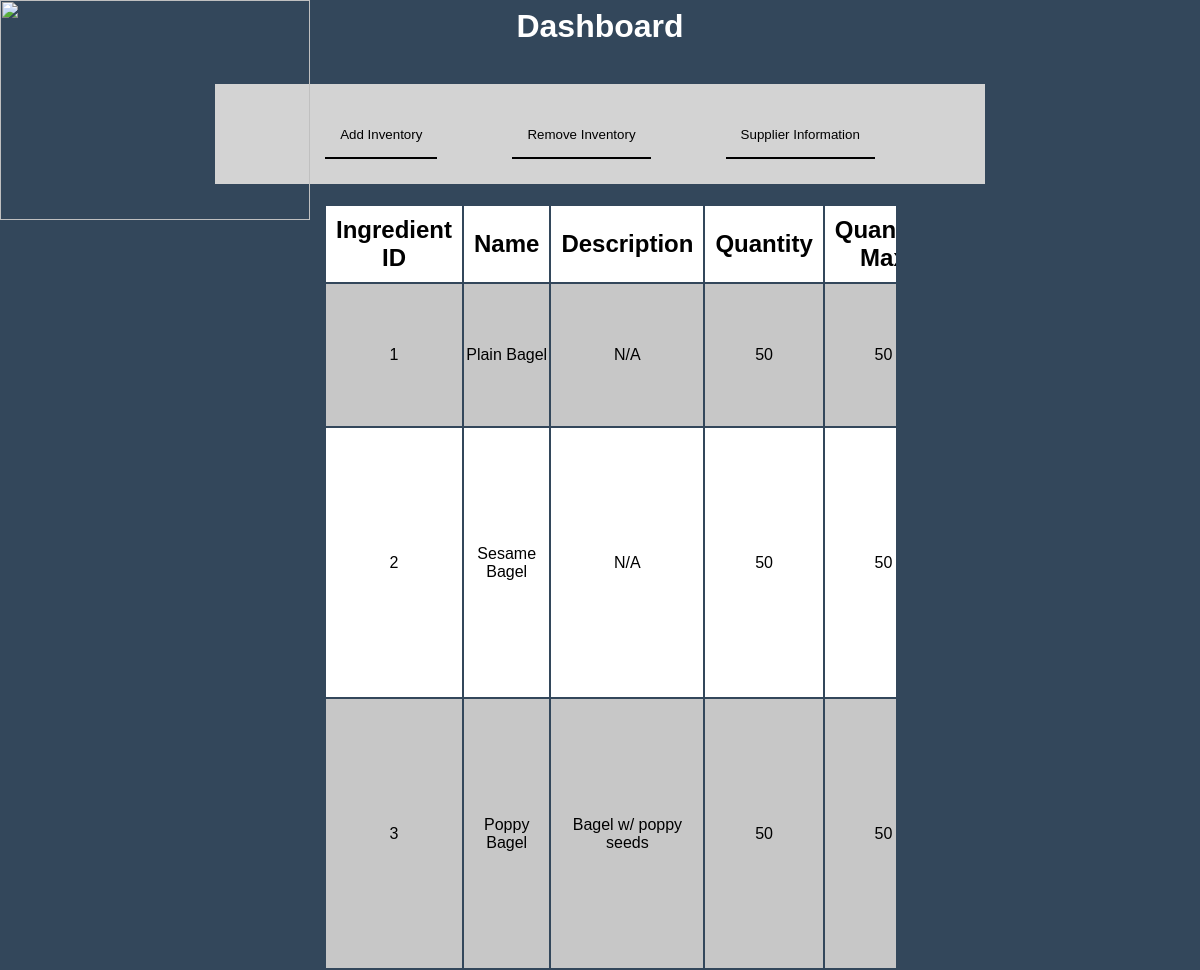
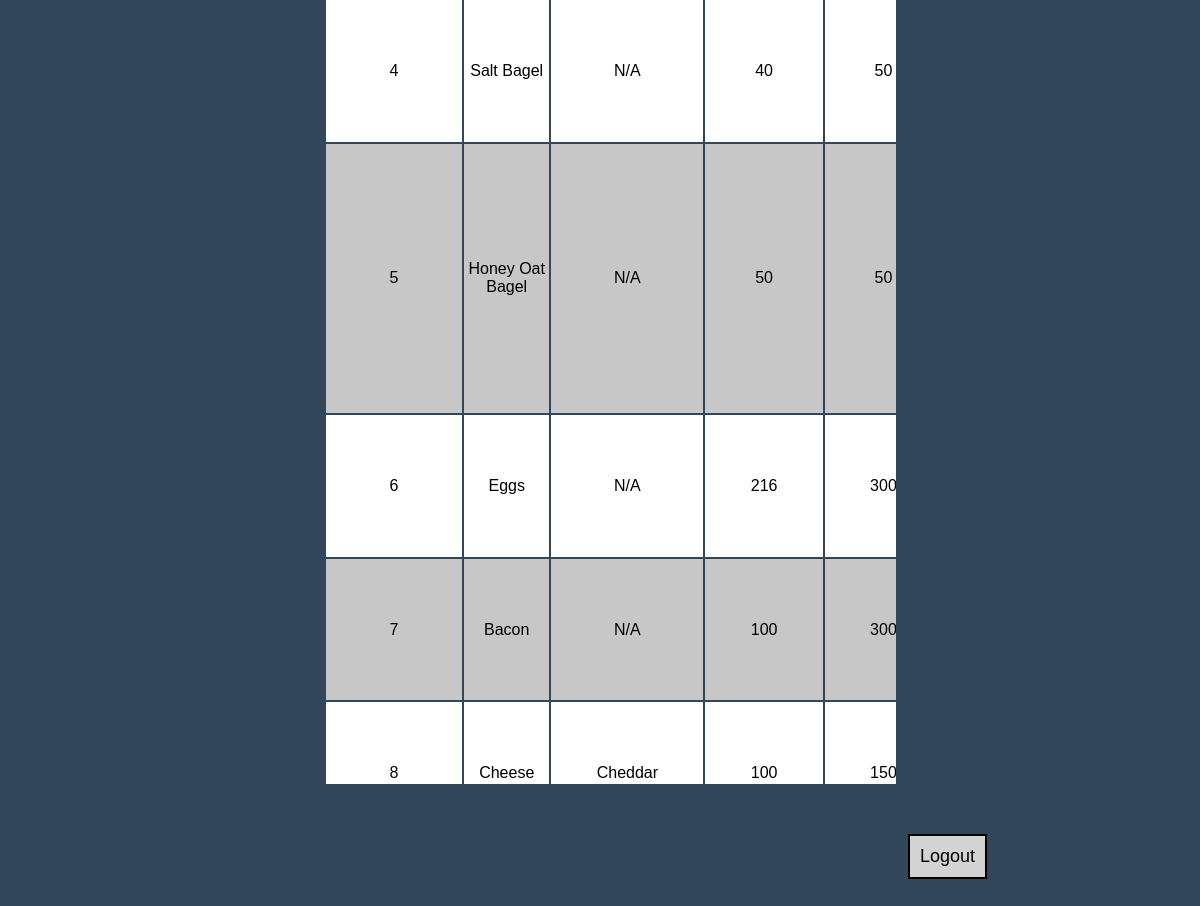
The page /MainPage.php on the database its author committed (2 pictures, top to bottom).
### tables this page shows
CREATE TABLE `ingredients` (
  `ing_id` int(11) NOT NULL,
  `ing_name` varchar(50) NOT NULL,
  `ing_desc` varchar(100) NOT NULL,
  `ing_q` int(25) NOT NULL,
  `ing_q_max` int(25) NOT NULL
);

### MainPage.php (the view, shortened to what this page needs)
<html>
	<head>
	</head>
	<body style="background-color:#33475b;">
	<h1 style="text-align:center; color:white; font-family:'Gill Sans', 'Gill Sans MT', 'Calibri', 'Trebuchet MS', sans-serif;">
	<img class="img-style" src="https://www.waterdogsmokehouse.com/wp-content/uploads/2019/12/WATERDOG_LOGO_K1665-4.png"/>
		Dashboard
	</h1>
    	<br>
		<div class="div-style">
    	<p class="text-style">
        	<button onclick="window.location.href='AddInv.php'" class="button-style">
       		Add Inventory
        	</button>
        	<button onclick="window.location.href='RemInv.php'" class="button-style">
       		Remove Inventory
        	</button>
        	<button onclick="window.location.href='ViewSupp.php'" class="button-style">
       		Supplier Information
       		</button>
    	</p>
		</div>
		<div class="div-style2">
		<table>
			<tr>
				<th>Ingredient ID</th>
				<th>Name</th>
				<th>Description</th>
				<th>Quantity</th>
				<th>Quantity Max</th>
			</tr>
		<?php
			$conn=mysqli_connect("localhost","root","root","inventory");
			$sql = "SELECT * FROM ingredients";
			$result = $conn->query($sql);
			if ($result->num_rows > 0) {
				while($row = $result->fetch_assoc())
				{
					echo "<tr><td>" . $row["ing_id"]. "</td><td>" . $row["ing_name"] . "</td><td>"
					. $row["ing_desc"]. "</td><td>" . $row["ing_q"] . "</td><td>" . $row["ing_q_max"] . "</tr></td>";
				}
				echo "</table>";
			}
			else
			{
				echo "0 RESULTS";
			}
		?>
		</div>
		<button onclick="window.location.href='Logout.php'" class="logout-style">Logout</button>
	</body>
</html>

### MainPage.php (style rules this page uses)
.div-style { background-color:lightgrey; width: 750px; height: 80px; display:block; margin-left: auto; margin-right: auto; padding:10px; }
.button-style { display:inline-block; background-color:lightgrey; font-family:'Gill Sans', 'Gill Sans MT', "Calibri", 'Trebuchet MS', sans-serif; padding: 15px; margin-left: 35px; margin-right: 35px; margin-bottom:20px; border-top-style: none; border-right-style: none; border-bottom-style: solid; border-left-style: none; border-color:black; cursor: pointer; }
.text-style { font-size:large; font-family: 'Gill Sans', 'Gill Sans MT', "Calibri", 'Trebuchet MS', sans-serif; text-align:center; }
table { border-collapse: separate; width: 100%; height: 150%; padding:20px; margin-left: auto; margin-right: auto; font-family: 'Gill Sans', 'Gill Sans MT', 'Calibri', 'Trebuchet MS', sans-serif; text-align: center; }
th { background-color: white; font-size: x-large; height: 50px; width:60px; padding:10px; color: black; position: sticky; top: 0; }
tr { background-color:white; text-align:center; font-size:medium; padding:10px; }
tr:nth-child(even) { background-color:rgb(199, 199, 199); text-align:center; font-size: medium; padding:10px; }
.div-style2 { background-color: #33475b; width:50%; height:65%; margin-left:auto; margin-right:auto; overflow-y:scroll; }
.logout-style { font-family: 'Gill Sans', 'Gill Sans MT', 'Calibri', 'Trebuchet MS', sans-serif; font-size: large; background-color: lightgrey; border: solid 2px black; cursor: pointer; padding:10px; margin-top:50px; margin-left:900px; margin-right:auto; }
.img-style { width: 310px; height: 220px; position:fixed; top:0; left:0; }

### rows shown on the page
ingredients: ing_id "1", ing_name "Plain Bagel", ing_desc "N/A", ing_q "50", ing_q_max "50"
ingredients: ing_id "2", ing_name "Sesame Bagel", ing_desc "N/A", ing_q "50", ing_q_max "50"
ingredients: ing_id "3", ing_name "Poppy Bagel", ing_desc "Bagel w/ poppy seeds", ing_q "50", ing_q_max "50"
ingredients: ing_id "4", ing_name "Salt Bagel", ing_desc "N/A", ing_q "40", ing_q_max "50"
ingredients: ing_id "5", ing_name "Honey Oat Bagel", ing_desc "N/A", ing_q "50", ing_q_max "50"
ingredients: ing_id "6", ing_name "Eggs", ing_desc "N/A", ing_q "216", ing_q_max "300"
ingredients: ing_id "7", ing_name "Bacon", ing_desc "N/A", ing_q "100", ing_q_max "300"
ingredients: ing_id "8", ing_name "Cheese", ing_desc "Cheddar", ing_q "100", ing_q_max "150"
